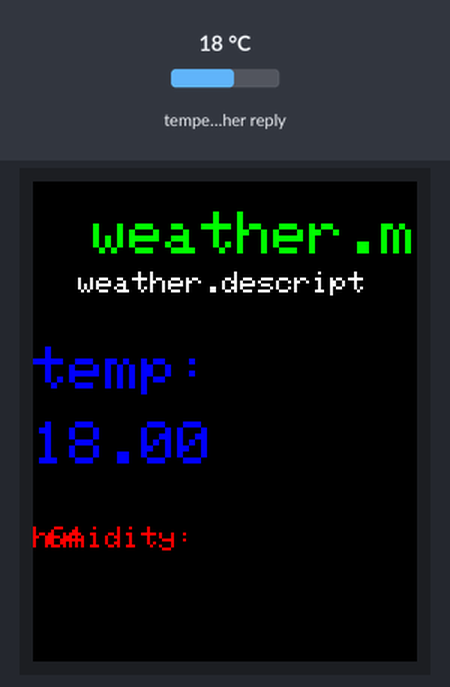
A sketch run on a simulated ESP8266 (NodeMCU). On the bench: 128×160 colour display. The test bench sets the inputs (shaded band); at power-on: temperature in the weather reply 18 °C. WiFi joins after 1.5 s; servers stay silent unless stated; web services answer with replies made up by the test bench; what the sketch prints to the serial monitor is not drawn.

Above: at 7.5 s.

The sketch:

weather.ino
```cpp
#include <ArduinoJson.h>
#include <ESP8266WiFi.h>
#include <ESP8266HTTPClient.h>
#include <WiFiClient.h>
#include <Adafruit_GFX.h>       //Libraries required to use the Display
#include <Adafruit_ST7735.h>  ////Libraries required to use the Display
#include <SPI.h>
#include <NTPClient.h>        // include NTPClient library
#include <TimeLib.h>          // Include Arduino time library
#include <ArduinoJson.h>


WiFiClient wifiClient;

//pins

// -----------  Display pins  --------------------------------------
#define TFT_CS         15   //
#define TFT_RST        0   //
#define TFT_DC         2   // my pins - you shoud use own

//wi-fi

const char* ssid = "%networkname_here%";              //Your router SSID and password
const char* password =  "password_here";    //Your router SSID and password
//get api data
const String server  = "api.openweathermap.org";
const String lat     = "59.836819";
const String lon     = "30.311276";
const String appid   = "your_API_KEY here";
const String tail = "&units=metric&lang=en"; // you can choose metrics and lang,read more about that here: https://openweathermap.org/current
const String url     = "http://" + server + "/data/2.5/weather?lat=" + lat + "&lon=" + lon + "&units=metric&appid=" + appid + tail;
const int port = 443;  // HTTPS port
const int httpPortRead = 443;
const String host = "api.openweathermap.org";

int To_remove;      //There are some irrelevant data on the string and here's how I keep the index
                    //of those characters
                    //display:
Adafruit_ST7735 tft = Adafruit_ST7735(TFT_CS, TFT_DC, TFT_RST); //Those things are for the display
float p = 3.1415926;


unsigned long lastConnectionTime = 0;
unsigned long postingInterval = 0;

String httpData;

struct weather_structure {
  unsigned int id;
  const char* main;
  const char* icon;
  const char* descript;
  float temp;
  float pressure;
  byte  humidity;
  float speed;
  float deg;
};
weather_structure weather;


void setup() {
  Serial.begin(9600);
  tft.initR(INITR_GREENTAB);
  WiFi.disconnect();             //Disconnect and reconnect to the Wifi you set
  delay(5000);
  Serial.print("\nConnecting to ");
  Serial.println(ssid);

  WiFi.begin(ssid, password);

  while (WiFi.status() != WL_CONNECTED) {
    delay(500);
    Serial.print(".");
  }

  Serial.println("\nWiFi connected\nIP address: ");
  Serial.println(WiFi.localIP());
  Serial.println();
}

void loop() {
  if (WiFi.status() == WL_CONNECTED) {
    if (millis() < lastConnectionTime) lastConnectionTime = 0;
    if (millis() - lastConnectionTime > postingInterval or lastConnectionTime == 0) {
      if (httpRequest() and parseData()) {
      //  Serial.println("\nWeather");
      //  Serial.printf("id: %d\n", weather.id);
      //  Serial.printf("main: %s\n", weather.main);
        Serial.printf("description: %s\n", weather.descript);
      //  Serial.printf("icon: %s\n", weather.icon);
        Serial.printf("temp: %d c\n", round(weather.temp));
        Serial.printf("humidity: %d %\n", round(weather.humidity));
       // Serial.printf("pressure: %d hPa or %d mmHg\n", round(weather.pressure), round(weather.pressure * 0.75));
       // Serial.printf("wind's speed: %d\n", round(weather.speed));
       // Serial.printf("wind's direction: %d\n", round(weather.deg));
        Serial.println();
        //Print_TFT(); //Display to the TFT LCD, this function will vary depending on your display
        void Print_TFT();
  tft.fillScreen(ST77XX_BLACK);
  tft.setTextWrap(false);
  tft.setCursor(20, 10);    //Horiz/Vertic
  tft.setTextSize(2);
  tft.setTextColor(ST77XX_GREEN);
  tft.print("weather.main");

  tft.setCursor(15, 30);    //Horiz/Vertic
  tft.setTextSize(1);
  tft.setTextColor(ST77XX_WHITE);
  tft.print("weather.descript");

  tft.setCursor(0, 55);    //Horiz/Vertic
  tft.setTextSize(2);
  tft.setTextColor(ST77XX_BLUE);
  tft.print("temp:");
  tft.setCursor(0, 80);
  tft.print(weather.temp);

  tft.setCursor(0, 115);    //Horiz/Vertic
  tft.setTextSize(1);
  tft.setTextColor(ST77XX_RED);
  tft.print("humidity:");
  tft.setCursor(5, 115);
  tft.setTextColor(ST77XX_RED);
  tft.print(weather.humidity); //
 delay(5000);
                  }
}
  }
}


bool httpRequest() {
  HTTPClient client;
  bool find = false;
  //client.setTimeout(1800000);
  Serial.print("Connecting ");
  client.begin(wifiClient,url);
  //client,host,httpPortRead
  int httpCode = client.GET();

  if (httpCode > 0) {
    Serial.printf("successfully, code: %d\n", httpCode);
    if (httpCode == HTTP_CODE_OK) {
      httpData = client.getString();
      if (httpData.indexOf(F("\"main\":{\"temp\":")) > -1) {
        lastConnectionTime = millis();
        find = true;
      }
      else Serial.println("Failed, json string is not found");
    }
  }
  else Serial.printf("failed, error: %s\n", client.errorToString(httpCode).c_str());

  postingInterval = find ? 600L * 1000L : 60L * 1000L;
  client.end();

  return find;
}

bool parseData() {
  Serial.println(httpData);

DynamicJsonBuffer jsonBuffer;
JsonObject& root = jsonBuffer.parseObject(httpData);

  if (!root.success()) {
    Serial.println("Json parsing failed!");
    return false;
  }

  weather.id       = root["weather"][0]["id"];
  weather.main     = root["weather"][0]["main"];
  weather.descript = root["weather"][0]["description"];
  weather.icon     = root["weather"][0]["icon"];
  weather.temp     = root["main"]["temp"];
  weather.humidity = root["main"]["humidity"];
  weather.pressure = root["main"]["pressure"];
  weather.speed    = root["wind"]["speed"];
  weather.deg      = root["wind"]["deg"];

  httpData = "";
  return true;
}
```
